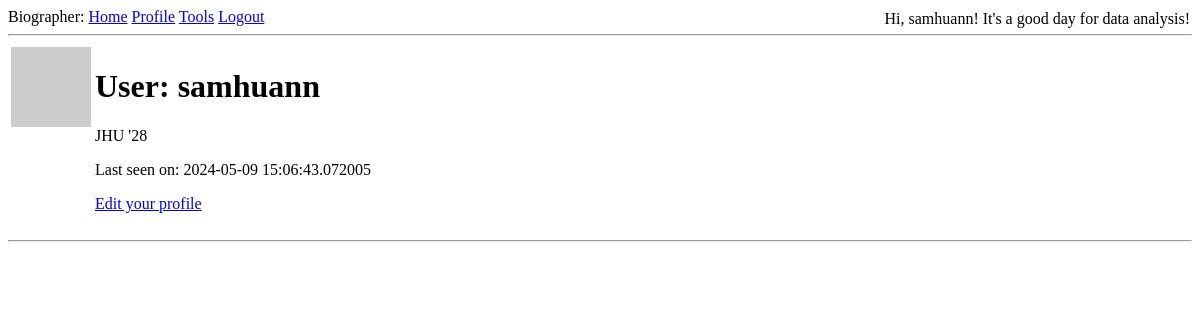
Before: /user/samhuann (signed in) with the older database file.
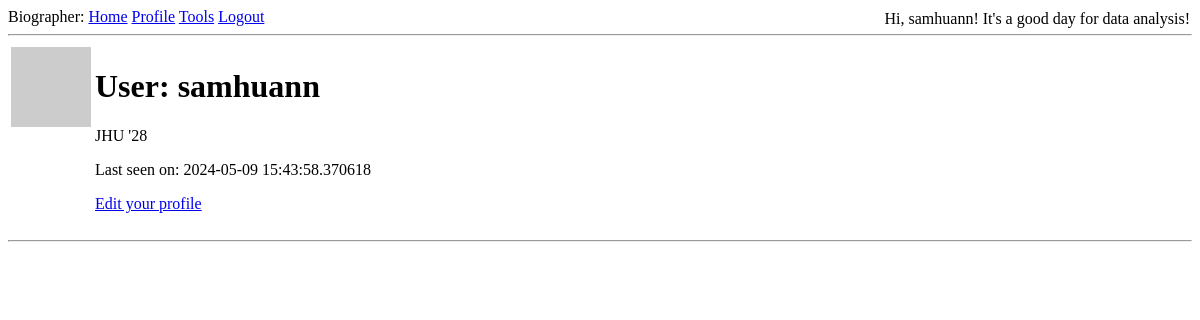
After: the same page with the newer database file.
### app/models.py (models this page shows, shortened)
class User(UserMixin, db.Model):
    id: so.Mapped[int] = so.mapped_column(primary_key=True)
    username: so.Mapped[str] = so.mapped_column(sa.String(64), index=True,
                                                unique=True)
    email: so.Mapped[str] = so.mapped_column(sa.String(120), index=True,
                                             unique=True)
    password_hash: so.Mapped[Optional[str]] = so.mapped_column(sa.String(256))
    def avatar(self, size):
        digest = md5(self.email.lower().encode('utf-8')).hexdigest()
        return f'https://www.gravatar.com/avatar/{digest}?d=identicon&s={size}'
    about_me: so.Mapped[Optional[str]] = so.mapped_column(sa.String(140))
    last_seen: so.Mapped[Optional[datetime]] = so.mapped_column(
        default=lambda: datetime.now(timezone.utc))

### app/main/routes.py (the view)
@bp.route('/user/<username>')
@login_required
def user(username):
    user = db.first_or_404(sa.select(User).where(User.username == username))
    return render_template('user.html', user=user)

### app/main/routes.py (called while the page is built)
@bp.before_app_request
def before_request():
    if current_user.is_authenticated:
        current_user.last_seen = datetime.now(timezone.utc)
        db.session.commit()

### app/models.py (called while the page is built)
@login.user_loader
def load_user(id):
    return db.session.get(User, int(id))

### app/templates/user.html
{% extends "base.html" %}
{% block content %}
    <table>
        <tr valign="top">
            <td><img src="{{ user.avatar(128) }}"></td>
            <td>
                <h1>User: {{ user.username }}</h1>
                {% if user.about_me %}<p>{{ user.about_me }}</p>{% endif %}
                {% if user.last_seen %}<p>Last seen on: {{ user.last_seen }}</p>{% endif %}
                {% if user == current_user %}
                <p><a href="{{ url_for('main.edit_profile') }}">Edit your profile</a></p>
                {% endif %}
            </td>
        </tr>
    </table>
    <hr>
{% endblock %}

### app/templates/base.html (shortened to what this page needs)
<!DOCTYPE html>
<html lang="en">
<head>
</head>
<body>
    <div>
        Biographer:
        <a href="{{ url_for('main.upload_form') }}">Home</a>
        {% if current_user.is_anonymous %}
        <a href="{{ url_for('auth.login') }}">Login</a>
        {% else %}
        <a href="{{ url_for('main.user', username=current_user.username) }}">Profile</a>
        <a href="{{ url_for('main.tool_list') }}">Tools</a>
        <a href="{{ url_for('auth.logout') }}">Logout</a>
        <div style="position: absolute; top: 10px; right: 10px; font-size: 16px;">
            Hi, {{ current_user.username }}! It's a good day for data analysis!
        </div>
        {% endif %}
    </div>
    <hr>
    {% block content %}{% endblock %}
</body>
</html>

Changed rows visible on the page:
changed User "samhuann": last_seen "2024-05-09 15:06:43.072005" → "2024-05-09 15:43:58.370618"
